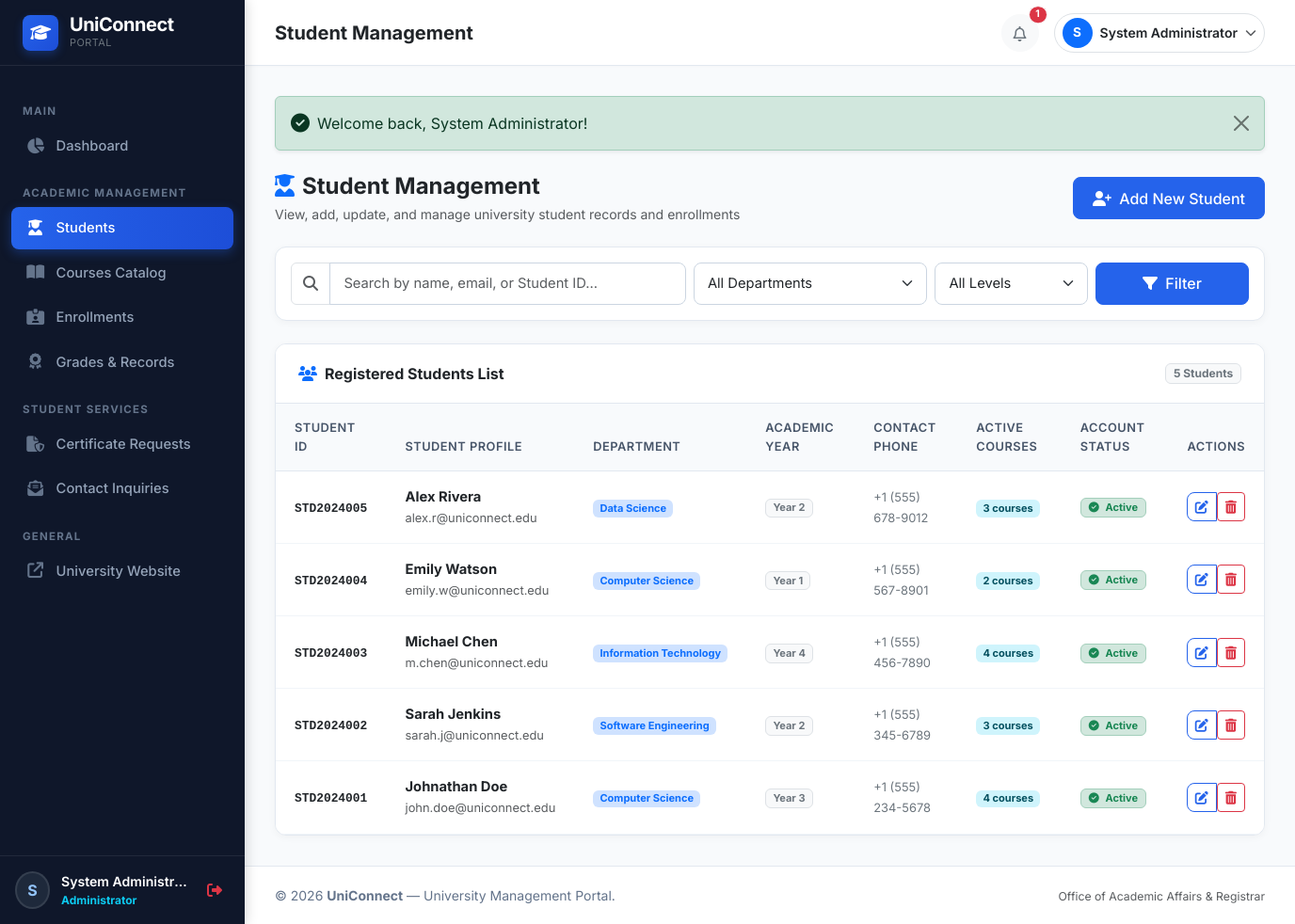
The app's page /admin/students.php (signed in) with its own data.
### tables this page shows
CREATE TABLE `students` (
  `id` INT AUTO_INCREMENT PRIMARY KEY,
  `user_id` INT NOT NULL UNIQUE,
  `student_id` VARCHAR(50) NOT NULL UNIQUE,
  `department` VARCHAR(100) NOT NULL,
  `academic_year` VARCHAR(50) NOT NULL DEFAULT 'Year 1',
  `semester` VARCHAR(50) NOT NULL DEFAULT 'Fall 2026',
  `phone` VARCHAR(30) DEFAULT NULL,
  `date_of_birth` DATE DEFAULT NULL,
  `address` TEXT DEFAULT NULL,
  `created_at` TIMESTAMP DEFAULT CURRENT_TIMESTAMP,
  `updated_at` TIMESTAMP DEFAULT CURRENT_TIMESTAMP ON UPDATE CURRENT_TIMESTAMP,
  CONSTRAINT `fk_students_user` FOREIGN KEY (`user_id`) REFERENCES `users` (`id`) ON DELETE CASCADE
);

CREATE TABLE `users` (
  `id` INT AUTO_INCREMENT PRIMARY KEY,
  `name` VARCHAR(100) NOT NULL,
  `email` VARCHAR(150) NOT NULL UNIQUE,
  `password` VARCHAR(255) NOT NULL,
  `role` ENUM('admin', 'student') NOT NULL DEFAULT 'student',
  `status` ENUM('active', 'inactive') NOT NULL DEFAULT 'active',
  `avatar` VARCHAR(255) DEFAULT 'default-avatar.png',
  `created_at` TIMESTAMP DEFAULT CURRENT_TIMESTAMP,
  `updated_at` TIMESTAMP DEFAULT CURRENT_TIMESTAMP ON UPDATE CURRENT_TIMESTAMP
);

### admin/students.php (the view, shortened to what this page needs)
<?php
$pdo = get_db_connection();
$search = trim($_GET['search'] ?? '');
$query = "
    SELECT s.*, u.name, u.email, u.status AS user_status, u.created_at AS joined_date,
           (SELECT COUNT(*) FROM enrollments e WHERE e.student_id = s.id AND e.status = 'enrolled') AS active_courses
    FROM students s
    JOIN users u ON s.user_id = u.id
    WHERE 1=1
";
$params = [];
$query .= " ORDER BY s.id DESC";
$stmt = $pdo->prepare($query);
$stmt->execute($params);
$students = $stmt->fetchAll();
require_once __DIR__ . '/../includes/header.php';
?>
<div class="d-flex flex-column flex-md-row justify-content-between align-items-md-center gap-3 mb-4">
    <div>
        <h4 class="fw-bold mb-1 text-dark"><i class="fa-solid fa-user-graduate text-primary me-2"></i>Student Management</h4>
        <p class="text-muted small mb-0">View, add, update, and manage university student records and enrollments</p>
    </div>
    <div>
        <a href="<?= BASE_URL ?>admin/student-add.php" class="btn btn-primary">
            <i class="fa-solid fa-user-plus me-1"></i> Add New Student
        </a>
    </div>
</div>
<div class="card-academic mb-4">
    <div class="card-body p-3">
        <form method="GET" action="" class="row g-2 align-items-center">
            <div class="col-md-5">
                <div class="input-group">
                    <span class="input-group-text bg-white text-muted"><i class="fa-solid fa-magnifying-glass"></i></span>
                    <input type="text" name="search" class="form-control" placeholder="Search by name, email, or Student ID..." value="<?= e($search) ?>">
                </div>
            </div>
            <div class="col-md-3">
                <select name="department" class="form-select">
                    <option value="">All Departments</option>
                </select>
            </div>
            <div class="col-md-2">
                <select name="year" class="form-select">
                    <option value="">All Levels</option>
                </select>
            </div>
            <div class="col-md-2 d-flex gap-2">
                <button type="submit" class="btn btn-primary flex-fill"><i class="fa-solid fa-filter me-1"></i> Filter</button>
            </div>
        </form>
    </div>
</div>
<div class="card-academic">
    <div class="card-header-custom">
        <h6 class="fw-bold mb-0 text-dark"><i class="fa-solid fa-users text-primary me-2"></i>Registered Students List</h6>
        <span class="badge bg-light text-secondary border"><?= count($students) ?> Students</span>
    </div>
    <div class="card-body p-0">
        <?php if (empty($students)): ?>
            <div class="text-center py-5">
                <i class="fa-solid fa-user-slash text-muted fs-1 mb-3"></i>
                <h6>No students found</h6>
                <p class="text-muted small">Try modifying your search or filter terms.</p>
                <a href="<?= BASE_URL ?>admin/student-add.php" class="btn btn-primary btn-sm">Add New Student</a>
            </div>
        <?php else: ?>
            <div class="table-responsive">
                <table class="table table-academic mb-0">
                    <thead>
                        <tr>
                            <th>Student ID</th>
                            <th>Student Profile</th>
                            <th>Department</th>
                            <th>Academic Year</th>
                            <th>Contact Phone</th>
                            <th>Active Courses</th>
                            <th>Account Status</th>
                            <th class="text-end">Actions</th>
                        </tr>
                    </thead>
                    <tbody>
                        <?php foreach ($students as $s): ?>
                            <tr>
                                <td>
                                    <code class="fw-bold text-dark font-monospace"><?= e($s['student_id']) ?></code>
                                </td>
                                <td>
                                    <div class="fw-bold text-dark"><?= e($s['name']) ?></div>
                                    <small class="text-muted"><?= e($s['email']) ?></small>
                                </td>
                                <td>
                                    <span class="badge bg-primary-subtle text-primary"><?= e($s['department']) ?></span>
                                </td>
                                <td>
                                    <span class="badge bg-light text-secondary border"><?= e($s['academic_year']) ?></span>
                                </td>
                                <td>
                                    <small class="text-secondary"><?= e($s['phone'] ?: 'N/A') ?></small>
                                </td>
                                <td>
                                    <span class="badge bg-info-subtle text-info-emphasis"><?= (int)$s['active_courses'] ?> courses</span>
                                </td>
                                <td>
                                    <?= status_badge($s['user_status']) ?>
                                </td>
                                <td class="text-end">
                                    <div class="btn-group">
                                        <a href="<?= BASE_URL ?>admin/student-edit.php?id=<?= $s['id'] ?>" class="btn btn-sm btn-outline-primary" title="Edit Student">
                                            <i class="fa-solid fa-pen-to-square"></i>
                                        </a>
                                        <form method="POST" action="<?= BASE_URL ?>admin/student-delete.php" class="d-inline">
                                            <button type="submit" class="btn btn-sm btn-outline-danger" data-confirm="Are you sure you want to delete student <?= e($s['name']) ?> (<?= e($s['student_id']) ?>)? All associated enrollments and records will be removed." title="Delete Student">
                                                <i class="fa-solid fa-trash-can"></i>
                                            </button>
                                        </form>
                                    </div>
                                </td>
                            </tr>
                        <?php endforeach; ?>
                    </tbody>
                </table>
            </div>
        <?php endif; ?>
    </div>
</div>
<?php require_once __DIR__ . '/../includes/footer.php'; ?>

### includes/functions.php (shortened to what this page needs)
<?php
function e($string) {
    return htmlspecialchars((string)$string, ENT_QUOTES, 'UTF-8');
}
function status_badge($status) {
    $status = strtolower(trim($status));
    switch ($status) {
        case 'active':
        case 'enrolled':
        case 'approved':
        case 'completed':
            return '<span class="badge bg-success-subtle text-success border border-success-subtle px-2 py-1"><i class="fa-solid fa-circle-check me-1"></i> ' . ucfirst($status) . '</span>';
    }
}

### assets/css/style.css (style rules this page uses)
:root { --primary-color: #0f4c81; --primary-hover: #0c3d67; --primary-dark: #0a2540; --accent-color: #2563eb; --accent-light: #eff6ff; --secondary-color: #475569; --success-color: #10b981; --warning-color: #f59e0b; --danger-color: #ef4444; --bg-light: #f8fafc; --card-border: #e2e8f0; --text-dark: #1e293b; --text-muted: #64748b; --sidebar-width: 260px; --sidebar-bg: #0f172a; --sidebar-hover: #1e293b; --sidebar-active: #2563eb; }
body { font-family: 'Inter', -apple-system, BlinkMacSystemFont, "Segoe UI", Roboto, "Helvetica Neue", Arial, sans-serif; background-color: var(--bg-light); color: var(--text-dark); min-height: 100vh; }
.card-academic { background: #ffffff; border: 1px solid var(--card-border); border-radius: 12px; box-shadow: 0 2px 8px rgba(0, 0, 0, 0.04); transition: transform 0.2s ease, box-shadow 0.2s ease; overflow: hidden; }
.card-academic .card-header-custom { padding: 1.25rem 1.5rem; background-color: #ffffff; border-bottom: 1px solid var(--card-border); display: flex; align-items: center; justify-content: space-between; }
.table-academic { margin-bottom: 0; }
.table-academic th { background-color: #f8fafc; color: #475569; font-size: 0.8rem; font-weight: 600; text-transform: uppercase; letter-spacing: 0.5px; padding: 1rem 1.25rem; border-bottom: 1px solid var(--card-border); }
.table-academic td { padding: 1rem 1.25rem; vertical-align: middle; font-size: 0.92rem; border-bottom: 1px solid #f1f5f9; }
.form-control, .form-select { border-radius: 8px; border-color: #cbd5e1; padding: 0.65rem 0.9rem; font-size: 0.92rem; }
.btn-primary { background-color: var(--accent-color); border-color: var(--accent-color); border-radius: 8px; padding: 0.6rem 1.25rem; font-weight: 500; }
.btn-outline-primary { color: var(--accent-color); border-color: var(--accent-color); border-radius: 8px; }

### records on screen
students: student "STD2024005", user.name "Alex Rivera", user.email "alex.r@uniconnect.edu", department "Data Science", academic_year "Year 2", phone "+1 (555) 678-9012", active_courses "3", user.status "Active"
students: student "STD2024004", user.name "Emily Watson", user.email "emily.w@uniconnect.edu", department "Computer Science", academic_year "Year 1", phone "+1 (555) 567-8901", active_courses "2", user.status "Active"
students: student "STD2024003", user.name "Michael Chen", user.email "m.chen@uniconnect.edu", department "Information Technology", academic_year "Year 4", phone "+1 (555) 456-7890", active_courses "4", user.status "Active"
students: student "STD2024002", user.name "Sarah Jenkins", user.email "sarah.j@uniconnect.edu", department "Software Engineering", academic_year "Year 2", phone "+1 (555) 345-6789", active_courses "3", user.status "Active"
students: student "STD2024001", user.name "Johnathan Doe", user.email "john.doe@uniconnect.edu", department "Computer Science", academic_year "Year 3", phone "+1 (555) 234-5678", active_courses "4", user.status "Active"

### other values on screen
substr($currentUser['name'] ?? 'U', 0, 1) "S"
$currentUser['name'] "System Administr…"
$pageTitle "Student Management"
$unreadCount "1"
substr($user['name'], 0, 1) "S"
$user['name'] "System Administrator"
$flash['message'] "Welcome back, System Administrator!"
count($students) "5"
APP_NAME "UniConnect"
